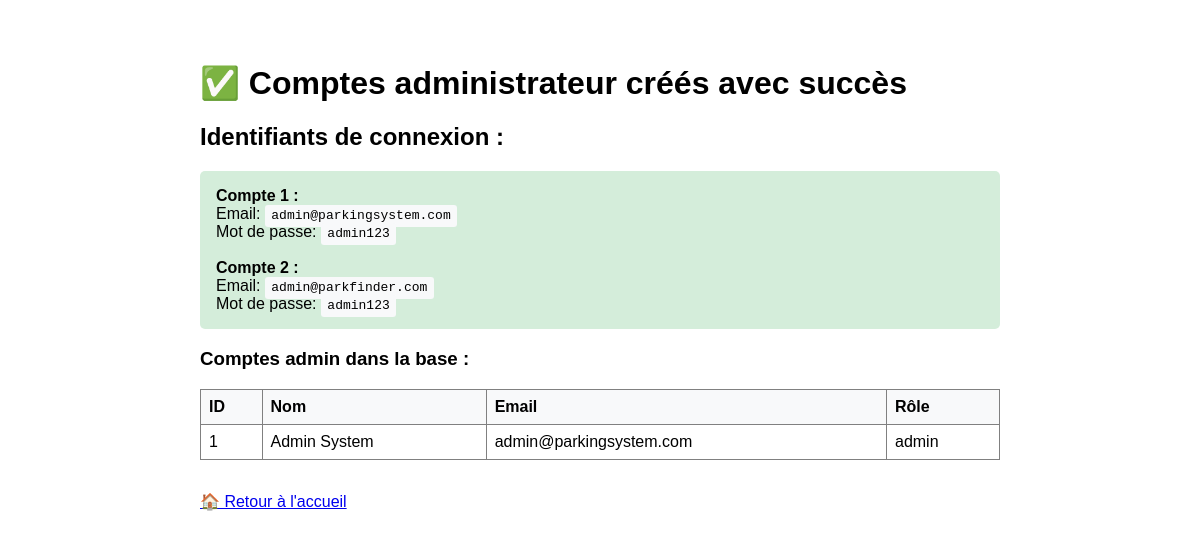
The app's page /public/create-admin.php, older data.
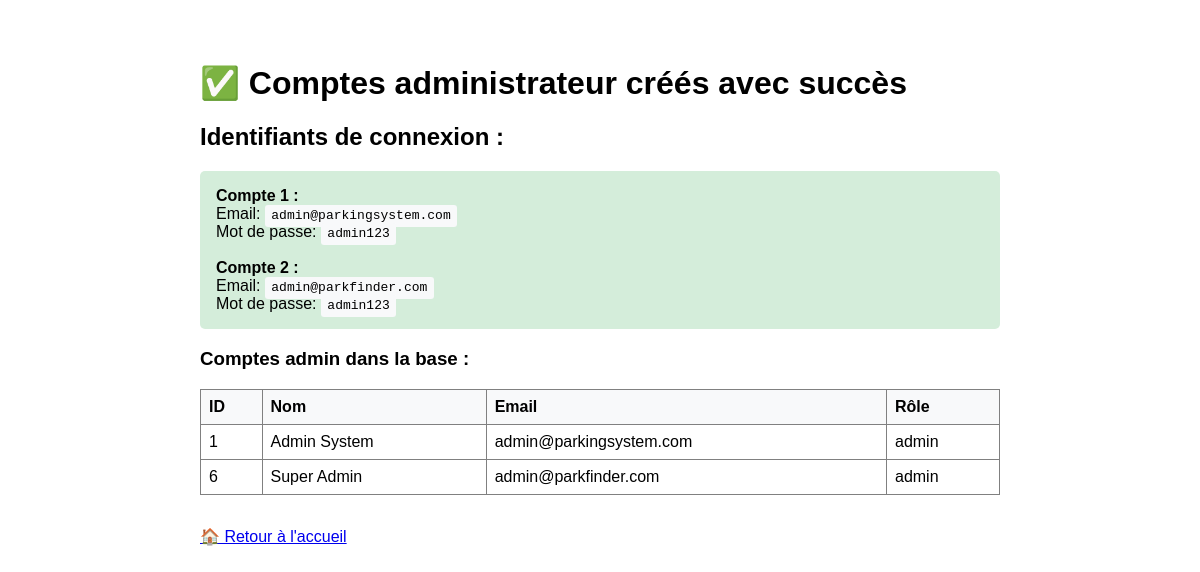
The same page, newer data.
### tables this page shows
CREATE TABLE IF NOT EXISTS users (
    user_id INT AUTO_INCREMENT PRIMARY KEY,
    first_name VARCHAR(50) NOT NULL,
    last_name VARCHAR(50) NOT NULL,
    email VARCHAR(100) UNIQUE NOT NULL,
    phone VARCHAR(20) NOT NULL,
    password_hash VARCHAR(255) NOT NULL,
    role ENUM('user', 'admin') DEFAULT 'user',
    status ENUM('active', 'inactive', 'deleted') DEFAULT 'active',
    profile_image VARCHAR(255) DEFAULT NULL,
    created_at TIMESTAMP DEFAULT CURRENT_TIMESTAMP,
    updated_at TIMESTAMP DEFAULT CURRENT_TIMESTAMP ON UPDATE CURRENT_TIMESTAMP,
    last_login TIMESTAMP NULL,
    email_verified BOOLEAN DEFAULT FALSE,
    phone_verified BOOLEAN DEFAULT FALSE
);

### public/create-admin.php (the view, shortened to what this page needs)
<?php
$config = [
    'db_host' => 'localhost',
    'db_name' => 'parking_management_system',
    'db_user' => 'root',
    'db_pass' => ''
];
try {
    $pdo = new PDO("mysql:host={$config['db_host']};dbname={$config['db_name']}", $config['db_user'], $config['db_pass']);
    $pdo->setAttribute(PDO::ATTR_ERRMODE, PDO::ERRMODE_EXCEPTION);
    $pdo->exec("DELETE FROM users WHERE role = 'admin'");
    echo "<h1>✅ Comptes administrateur créés avec succès</h1>";
    echo "<h2>Identifiants de connexion :</h2>";
    echo "<div style='background:#d4edda; padding:1rem; border-radius:5px; margin:1rem 0;'>";
    echo "<strong>Compte 1 :</strong><br>";
    echo "Email: <code>admin@parkingsystem.com</code><br>";
    echo "Mot de passe: <code>admin123</code><br><br>";
    echo "<strong>Compte 2 :</strong><br>";
    echo "Email: <code>admin@parkfinder.com</code><br>";
    echo "Mot de passe: <code>admin123</code>";
    echo "</div>";
    $stmt = $pdo->query("SELECT user_id, first_name, last_name, email, role FROM users WHERE role = 'admin'");
    $admins = $stmt->fetchAll();
    echo "<h3>Comptes admin dans la base :</h3>";
    echo "<table border='1' style='border-collapse:collapse; width:100%;'>";
    echo "<tr style='background:#f8f9fa;'><th>ID</th><th>Nom</th><th>Email</th><th>Rôle</th></tr>";
    foreach ($admins as $admin) {
        echo "<tr>";
        echo "<td>{$admin['user_id']}</td>";
        echo "<td>{$admin['first_name']} {$admin['last_name']}</td>";
        echo "<td>{$admin['email']}</td>";
        echo "<td>{$admin['role']}</td>";
        echo "</tr>";
    }
    echo "</table>";
    echo "<p style='margin-top:2rem;'><a href='index.php'>🏠 Retour à l'accueil</a></p>";
} catch (Exception $e) {
    echo "<h1>❌ Erreur</h1>";
    echo "<p>Impossible de créer les comptes admin : " . $e->getMessage() . "</p>";
    echo "<p><a href='create-db.php'>Créer la base de données d'abord</a></p>";
}
?>

Row changes from the older to the newer data that the page shows:
added users: user_id "6", first_name "Super", last_name "Admin", email "admin@parkfinder.com", role "admin"
